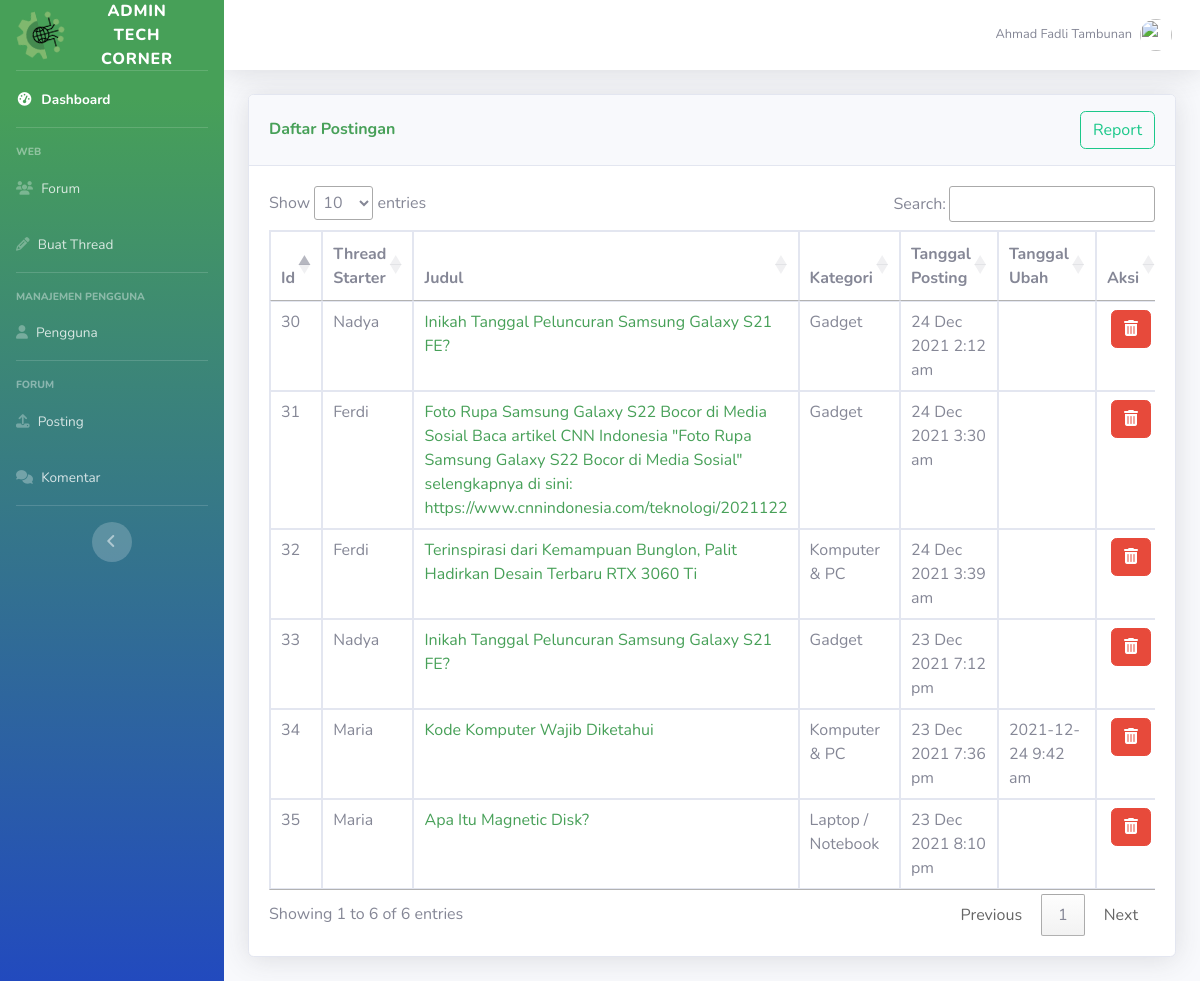
/admin/posting.php (signed in), run on an earlier commit of the app's database.
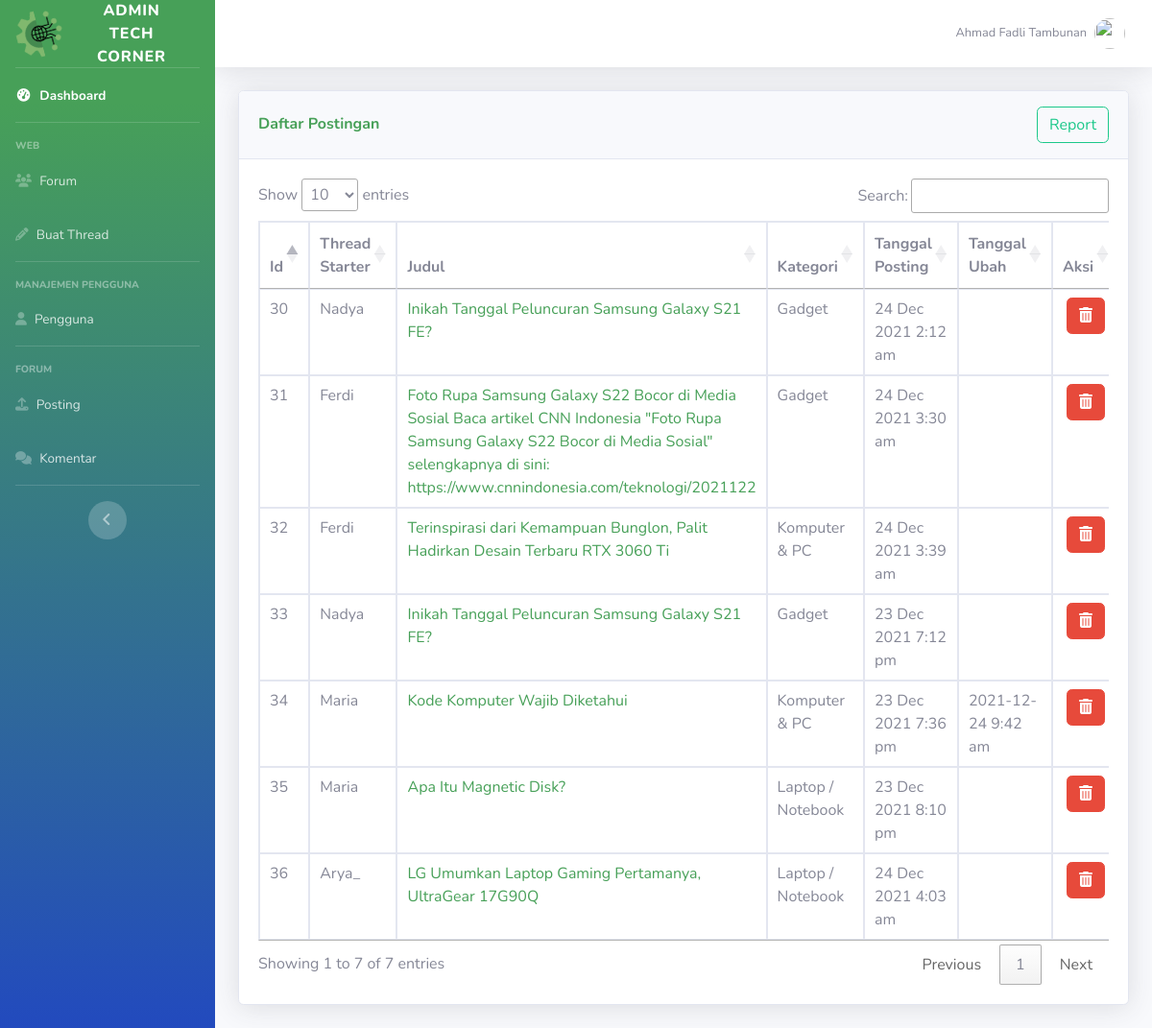
And on a later commit of the database.
### tables this page shows
CREATE TABLE `posting` (
  `id_thread` int(50) NOT NULL,
  `user_id` int(50) NOT NULL,
  `judul` varchar(200) NOT NULL,
  `konten` text NOT NULL,
  `kategori` varchar(50) NOT NULL,
  `thumb` varchar(50) NOT NULL,
  `tanggal_posting` timestamp NOT NULL DEFAULT current_timestamp(),
  `diubah` varchar(20) DEFAULT NULL
);

CREATE TABLE `users` (
  `id_user` int(11) NOT NULL,
  `username` varchar(50) NOT NULL,
  `email` varchar(100) NOT NULL,
  `password` varchar(100) NOT NULL,
  `name` varchar(100) NOT NULL,
  `foto` varchar(50) NOT NULL,
  `level` varchar(20) NOT NULL,
  `vkey` varchar(200) NOT NULL,
  `verified` enum('0','1') NOT NULL DEFAULT '0' COMMENT '0 = not verified\r\n1 = verified\r\n',
  `created_at` timestamp(6) NOT NULL DEFAULT current_timestamp(6)
);

### admin/posting.php (the view, shortened to what this page needs)
<?php
include ("layout/header.php");
include("../forum/funct/function.php");
?>
<div class="container-fluid">
    <div class="row">
        <div class="col-xl-12 col-lg-12">
            <div class="card shadow mb-4">
                <div
                    class="card-header py-3 d-flex flex-row align-items-center justify-content-between">
                    <h6 class="m-0 font-weight-bold text-primary">Daftar Postingan</h6>
                    <form method="GET" onsubmit="return confirm ('Download Pdf Daftar Posting?')" action="pdf.php?pdf=2">
                            <button type='submit' name='btnpost'class='btn btn-outline-success'>Report</button>
                            </form>
                </div>
                <div class="card-body">
                <?php
                    $query = "SELECT * FROM posting";
                    $result= mysqli_query($conn, $query);
                    ?>
                    <div class="table-responsive">
                        <table class = 'table table-bordered' id="adminTable">
                            <thead>
                                <tr>
                                    <th>Id</th>
                                    <th>Thread Starter</th>
                                    <th>Judul</th>
                                    <th>Kategori</th>
                                    <th>Tanggal Posting</th>
                                    <th>Tanggal Ubah</th>
                                    <th>Aksi</th>
                                </tr>
                            </thead>
                            <tbody>
                    <?php
                    foreach ($result as $data) {
                    ?>
                               <tr>
                                    <td><?= $data['id_thread']; ?></td>
                                    <?php
                                        $resUname = mysqli_query($conn, "SELECT username FROM users WHERE id_user = ".$data['user_id']." LIMIT 1;" );
                                        $dataUname = mysqli_fetch_assoc($resUname);
                                    ?>
                                    <td><?= $dataUname['username']; ?></t>
                                    <td><a href="../forum/view.php?thread=<?= $data['id_thread']; ?>"><?= $data['judul']; ?></a></td>
                                    <td><?= $data['kategori']; ?></td>
                                    <td><?= date('d M Y g:i a', strtotime($data['tanggal_posting'])); ?></td>
                                    <td><?= $data['diubah']; ?></td>
                                    <td >
                                        <div class="text-center">
                                        <form method="POST" onsubmit="return confirm ('Anda Yakin Mau Menghapus Data?')">
                                                <button type='submit' name='btndel' class='btn btn-danger'><i class="fa fa-trash"></i></button>
                                        </div>
                                    </td>
                                </tr>
                    <?php } ?>
                            </tbody>
                        </table>
                    </div>
            </div>
        </div>
    </div>
</div>
<?php
include ("layout/footer.php");
?>

What changed in the data, as far as the page shows it:
added posting: id_thread "36", user.username "Arya_", judul "LG Umumkan Laptop Gaming Pertamanya, UltraGear 17G90Q", kategori "Laptop / Notebook", tanggal_posting "24 Dec 2021 4:03 am"
Also different on the page:
text written by a page script: "Show entries Search: Showing 1 to 6 of 6 entries Previous 1 Next" → "Show entries Search: Showing 1 to 7 of 7 entries Previous 1 Next"
